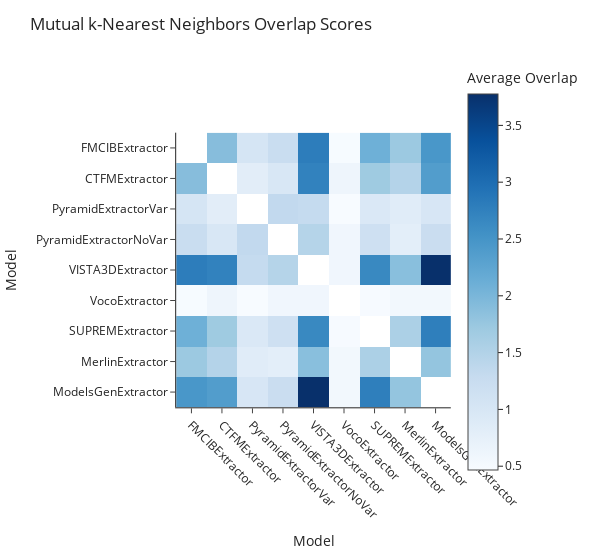

The notebook cell saved with this chart:
### Code cell
model_features = extract_model_features(data)
model_neighbors = compute_knn_indices(model_features, num_neighbors=10, metric="cosine")
overlap_matrix, model_list = compute_overlap_matrix(model_neighbors)
fig = plot_overlap_matrix(overlap_matrix, model_list)
fig.show()

### Figure 1 — Plotly figure (JSON) as saved in the notebook; plotly's stock layout.template omitted (floating-point values rounded to 4 significant figures)
{"data": [{"coloraxis": "coloraxis", "hovertemplate": "Model: %{x}<br>Model: %{y}<br>Average Overlap: %{z}<extra></extra>", "name": "0", "type": "heatmap", "x": ["FMCIBExtractor", "CTFMExtractor", "PyramidExtractorVar", "PyramidExtractorNoVar", "VISTA3DExtractor", "VocoExtractor", "SUPREMExtractor", "MerlinExtractor", "ModelsGenExtractor"], "xaxis": "x", "y": ["FMCIBExtractor", "CTFMExtractor", "PyramidExtractorVar", "PyramidExtractorNoVar", "VISTA3DExtractor", "VocoExtractor", "SUPREMExtractor", "MerlinExtractor", "ModelsGenExtractor"], "yaxis": "y", "z": [[null, 1.895, 1.043, 1.248, 2.795, 0.4762, 2.095, 1.724, 2.462], [1.895, null, 0.819, 0.9762, 2.733, 0.6143, 1.695, 1.481, 2.376], [1.043, 0.819, null, 1.338, 1.3, 0.4667, 0.9571, 0.8476, 1], [1.248, 0.9762, 1.338, null, 1.467, 0.5857, 1.152, 0.7952, 1.233], [2.795, 2.733, 1.3, 1.467, null, 0.5857, 2.648, 1.876, 3.776], [0.4762, 0.6143, 0.4667, 0.5857, 0.5857, null, 0.4905, 0.5476, 0.5524], [2.095, 1.695, 0.9571, 1.152, 2.648, 0.4905, null, 1.562, 2.771], [1.724, 1.481, 0.8476, 0.7952, 1.876, 0.5476, 1.562, null, 1.786], [2.462, 2.376, 1, 1.233, 3.776, 0.5524, 2.771, 1.786, null]]}], "layout": {"coloraxis": {"colorbar": {"title": {"text": "Average Overlap"}}, "colorscale": [[0, "rgb(247,251,255)"], [0.125, "rgb(222,235,247)"], [0.25, "rgb(198,219,239)"], [0.375, "rgb(158,202,225)"], [0.5, "rgb(107,174,214)"], [0.625, "rgb(66,146,198)"], [0.75, "rgb(33,113,181)"], [0.875, "rgb(8,81,156)"], [1, "rgb(8,48,107)"]]}, "margin": {"t": 60}, "title": {"text": "Mutual k-Nearest Neighbors Overlap Scores"}, "width": 600, "xaxis": {"anchor": "y", "constrain": "domain", "domain": [0, 1], "scaleanchor": "y", "tickangle": 45, "title": {"text": "Model"}}, "yaxis": {"anchor": "x", "autorange": "reversed", "constrain": "domain", "domain": [0, 1], "title": {"text": "Model"}}}}
